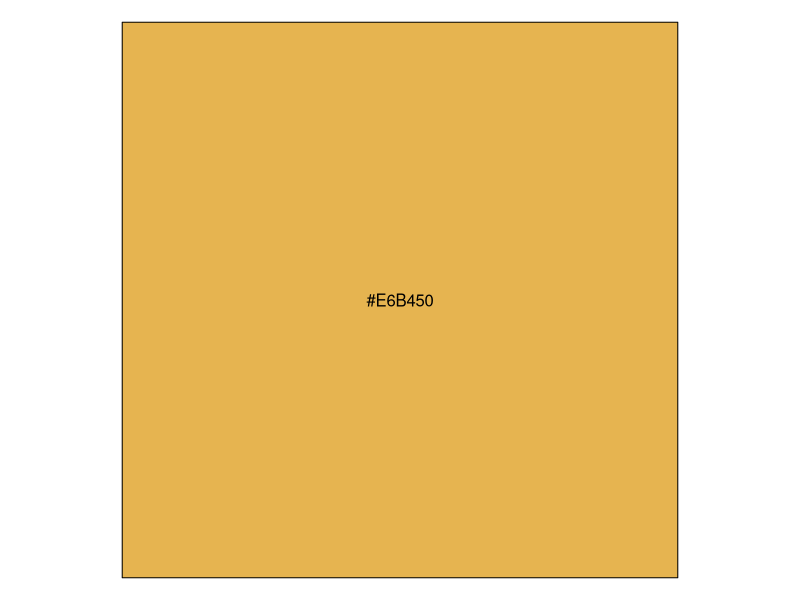
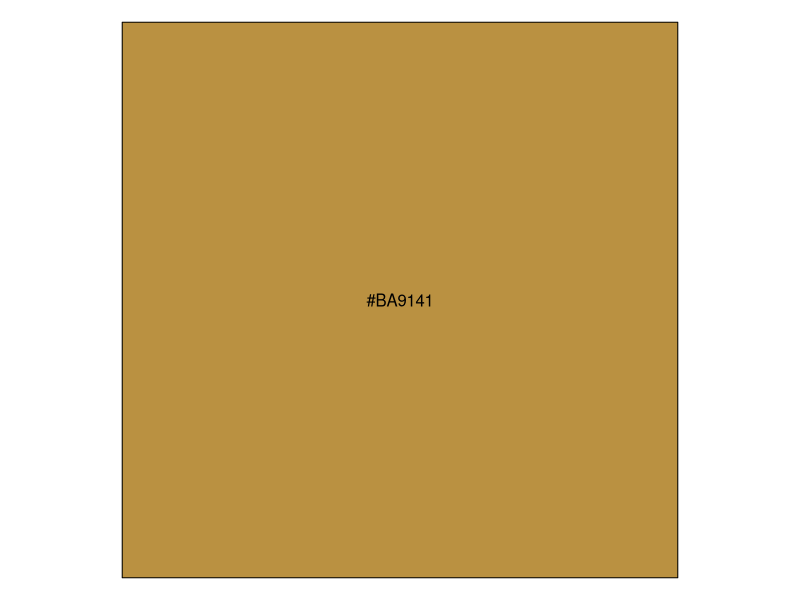

Reproduce these figures in R, in order. (Note: this script raises an error after producing the figures.)
#This script generates figures and runs statistical analysis to look for enrichment of core/accessory/singleton genes relative to genomic location (distance to telo. ends)

#load libraries
library(tidyverse)
library(fs)
library(dplyr)
library(cowplot)
library(scales)

#set wd
setwd("~/Desktop/Afumigatus_pangenome-master/Pangenome_analysis/Subtelo_analysis/")

#set pallet
singleton_col<- "#316A6E"
#accessory_col<- "#BA9141"
#w/ increased contrast
accessory_col<- "#E6B450"
#core_col<- "#806633"
#w/ increased contrast
core_col<- "#665229"
#check
show_col(accessory_col)
show_col("#BA9141")

data_dir = "reports"
obs_tsv_files <- fs::dir_ls(data_dir, regexp = "\\.observed_50k.tsv$")
obsdata <- obs_tsv_files %>% map_dfr(read_tsv,show_col_types = FALSE)

obsAdd <- obsdata %>% mutate(SOURCE = "SubTelomere")

rand_tsv_files <- fs::dir_ls(data_dir, regexp = "\\.random_50k.tsv$")
rand_data <- rand_tsv_files %>% map_dfr(read_tsv,show_col_types = FALSE)

randAdd <- rand_data %>% mutate(SOURCE="Random")

teloGeneType <- bind_rows(obsAdd,randAdd) %>% filter (TOTAL >0) %>% mutate(ratio = CORE / ACCESSORY,
                                                                           COREP = CORE / TOTAL,
                                                                           ACCESSORYP = ACCESSORY / TOTAL,
                                                                           SINGLEP = SINGLETON / TOTAL,
                                                                           DISPENSABLE=ACCESSORY+SINGLETON,
                                                                           DISPENSABLEP=(ACCESSORY+SINGLETON)/TOTAL)



###PLOTS 

###SINGLETONS###

##significant?
#check normalcy
teloGeneType %>% filter(SINGLETON!= 0) %>% filter(SOURCE== "SubTelomere") %>% shapiro_test(SINGLETON)
#not normal
teloGeneType %>% filter(SINGLETON!= 0) %>% filter(SOURCE== "Random") %>% shapiro_test(SINGLETON)
#not normal

#test variance
var.test(SINGLETON ~ SOURCE, data = teloGeneType %>% filter(SINGLETON!= 0), 
         alternative = "two.sided") #var not equal

#data is not normal, use wilcox rank sum test
wilcox_singleton<- wilcox.test(SINGLETON ~ SOURCE,
                               data   = teloGeneType %>% filter(SINGLETON!= 0), 
                               alternative = "two.sided", 
                               paired = FALSE)

wilcox_singleton$p.value
#P_val<- as.character(paste("",format(wilcox_singleton$p.value, scientific = TRUE, digits = 2)))


#plot
singleton_densi<- ggplot(teloGeneType %>% filter(SINGLETON!= 0), aes(x=SINGLETON, fill=SOURCE)) + 
    geom_density(alpha=.8) + 
  xlab("n singleton gene fams in 50kb windows")+
  scale_fill_manual(values=c("#4D4D4D", singleton_col))+ #need to change scale - very difficult to read. 
theme(text=element_text(size=12), panel.grid.major = element_blank(), panel.grid.minor = element_blank(), panel.background = element_blank(),
      legend.position = "right", 
      legend.title=element_blank())+
  labs(y = "Density")
  #add pvalue
temp<- teloGeneType %>% filter(SINGLETON!= 0)
x_pos<- median(unique(temp$SINGLETON))
singleton_densi<- singleton_densi+ annotate(geom="text", label = paste0("italic(p)", "==", format(wilcox_singleton$p.value, scientific = TRUE, digits = 2)), parse = TRUE,x=3,y=7.5,size=3)

singleton_densi



singleton_box <- ggplot(teloGeneType %>% filter(SINGLEP!= 0),aes(x=SOURCE,y=SINGLEP,fill=SOURCE)) + geom_boxplot(outlier.colour="black", outlier.shape=16, outlier.size=2, notch=FALSE, alpha=.8) +
  scale_fill_manual(values=c("#4D4D4D", singleton_col))+ 
  ylab("% singleton gene fams in 50kb windows") + xlab(NULL) +
  theme(text=element_text(size=12), panel.grid.minor = element_blank(),
        legend.position = "right", 
        legend.key = element_blank(),
        panel.background = element_rect(fill = "white", colour = "black",
                                        size = 1, linetype = "solid"),
        panel.grid.major = element_line(size = 0.25, linetype = 'solid',
                                        colour = "light grey"),
        legend.title=element_blank())
  singleton_box




###Accessory###
  ##significant?
  #check normalcy
  teloGeneType %>% filter(ACCESSORY!= 0) %>% filter(SOURCE== "SubTelomere") %>% shapiro_test(ACCESSORY)
  #not normal
  teloGeneType %>% filter(ACCESSORY!= 0) %>% filter(SOURCE== "Random") %>% shapiro_test(ACCESSORY)
  #dataframe too large (see table) but SubTelomere not normal anyway, use wilcox
  test<- table(teloGeneType$ACCESSORY, teloGeneType$SOURCE)
  
  #test variance
  var.test(ACCESSORY ~ SOURCE, data = teloGeneType %>% filter(ACCESSORY!= 0), 
           alternative = "two.sided") #var not equal
  
  #data is not normal, use wilcox rank sum test
  wilcox_accessory<- wilcox.test(ACCESSORY ~ SOURCE,
                                 data   = teloGeneType %>% filter(ACCESSORY!= 0), 
                                 alternative = "two.sided", 
                                 paired = FALSE)
  wilcox_accessory
  wilcox_accessory$p.value

  
#generate plot  
accessory_densi<- ggplot(teloGeneType %>% filter(ACCESSORY!= 0), aes(x=ACCESSORY, fill=SOURCE))+ 
geom_density(alpha=.8) + 
  xlab("n accessory gene fams in 50kb windows")+
  scale_fill_manual(values=c("#4D4D4D", accessory_col))+ #need to change scale - very difficult to read. 
  theme(text=element_text(size=12), panel.grid.major = element_blank(), panel.grid.minor = element_blank(), panel.background = element_blank(),
        legend.position = "right",
        legend.title=element_blank()) +
  labs(y = "Density")
temp<- teloGeneType %>% filter(ACCESSORY!= 0)
x_pos<- median(unique(temp$ACCESSORY))
accessory_densi<- accessory_densi+ annotate(geom="text", label = paste0("italic(p)", "==", signif(wilcox_accessory$p.value, digits = 3)), parse = TRUE,x=10,y=0.9,size=3)

accessory_densi 


#box plots
accessory_box <- ggplot(teloGeneType %>% filter(ACCESSORYP!= 0),aes(x=SOURCE,y=ACCESSORYP,fill=SOURCE)) + geom_boxplot(outlier.colour="black", outlier.shape=16, outlier.size=2, notch=FALSE, alpha=.8) + 
ylab("% accessory gene fams in 50kb windows") + xlab(NULL)+   scale_fill_manual(values=c("#4D4D4D", accessory_col))+ 
  theme(text=element_text(size=12), panel.grid.minor = element_blank(),
        legend.position = "right", 
        legend.key = element_blank(),
        panel.background = element_rect(fill = "white", colour = "black",
                                        size = 1, linetype = "solid"),
        panel.grid.major = element_line(size = 0.25, linetype = 'solid',
                                        colour = "light grey"),
        legend.title=element_blank())

accessory_box

#Accessory genes enriched in subtelomeres 



###CORE###
##significant?
#check normalcy
teloGeneType %>% filter(CORE!= 0) %>% filter(SOURCE== "SubTelomere") %>% shapiro_test(CORE)
#not normal
teloGeneType %>% filter(CORE!= 0) %>% filter(SOURCE== "Random") %>% shapiro_test(CORE)
#dataframe too large (see table) but SubTelomere not normal anyway, use wilcox
test<- table(teloGeneType$CORE, teloGeneType$SOURCE)

#test variance
var.test(CORE ~ SOURCE, data = teloGeneType %>% filter(CORE!= 0), 
         alternative = "two.sided") #var not equal

#data is not normal, use wilcox rank sum test
wilcox_core<- wilcox.test(CORE ~ SOURCE,
                          data   = teloGeneType %>% filter(CORE!= 0), 
                          alternative = "two.sided", 
                          paired = FALSE)
#difference is significant
wilcox_core
wilcox_core$p.value


#render plot
core_densi <- ggplot(teloGeneType %>% filter(CORE!= 0), aes(x=COREP, fill=SOURCE)) + 
  geom_density(alpha=.8) + 
  xlab("n core gene fams in 50kb windows")+
  scale_fill_manual(values=c("#4D4D4D", core_col))+ #need to change scale - very difficult to read. 
  theme(text=element_text(size=12), panel.grid.major = element_blank(), panel.grid.minor = element_blank(), panel.background = element_blank(),
        legend.position = "right",
        legend.title=element_blank())+
  labs(y = "Density")
temp<- teloGeneType %>% filter(CORE!= 0)
#x_pos<- median(unique(temp$CORE))
core_densi<- core_densi+ annotate(geom="text", label = paste0("italic(p)", "==", signif(wilcox_core$p.value, digits = 3)), parse = TRUE,x=0.4,y=10,size=3)
core_densi


core_box <- ggplot(teloGeneType %>% filter(COREP!= 0),aes(x=SOURCE,y=COREP,fill=SOURCE)) + geom_boxplot(outlier.colour="black", outlier.shape=16,outlier.size=2, notch=FALSE, alpha=.8)+
ylab("% core gene fams in 50kb windows") + xlab(NULL)+   scale_fill_manual(values=c("#4D4D4D", core_col))+ 
  theme(text=element_text(size=12), panel.grid.minor = element_blank(),
        legend.position = "right", 
        legend.key = element_blank(),
        panel.background = element_rect(fill = "white", colour = "black",
                                        size = 1, linetype = "solid"),
        panel.grid.major = element_line(size = 0.25, linetype = 'solid',
                                        colour = "light grey"),
        legend.title=element_blank())
core_box
#core genes are depleted in the subtelomeres



###make compound figure###
p<- cowplot::plot_grid(core_densi, core_box,
                       accessory_densi, accessory_box,
                       singleton_densi, singleton_box,
                       align = 'h',
                       nrow = 3, 
                       ncol = 2,
                       rel_widths = c(.8,.8,.8), 
                       labels = c('A', 'B', 'C', 'D', 'E', 'F'))
p
ggsave(file="../sub_teleo_plot_50.pdf",device="pdf", p, width=10, height=10, units="in")



#get total counts in sub telo. vs overall. 
core_random<- data.frame(teloGeneType %>% filter(CORE!= 0) %>% filter(SOURCE== "Random"))
n_CORE_random<- sum(core_random$CORE)
n_CORE_random #2,095,777

core_SubTelomere<- data.frame(teloGeneType %>% filter(CORE!= 0) %>% filter(SOURCE== "SubTelomere"))
n_CORE_SubTelomere<- sum(core_SubTelomere$CORE)
n_CORE_SubTelomere #6,472
#out of 2,102,249 core genes detected on 50kb + scaffolds 6,472 were subtelomeric, which is significantly depleted over random. 
#assuming there are 8866 core genes what kind of ratio do we get for 50kb scaffolds?
2102249/8866 #237.114


#accessory
accessory_random<- data.frame(teloGeneType %>% filter(ACCESSORY!= 0) %>% filter(SOURCE== "Random"))
n_ACCESSORY_random<- sum(accessory_random$ACCESSORY)
n_ACCESSORY_random #260,332

accessory_SubTelomere<- data.frame(teloGeneType %>% filter(ACCESSORY!= 0) %>% filter(SOURCE== "SubTelomere"))
n_ACCESSORY_SubTelomere<- sum(accessory_SubTelomere$ACCESSORY)
n_ACCESSORY_SubTelomere #1,867
#out of 262,199 accessory genes detected on 50kb + scaffolds 1,867 were subtelomeric, which is significantly enriched over random. 

#assuming there are 4334 accessory genes what kind of ratio do we get for 50kb scaffolds?
262199/4334 #60.498


#singleton
singleton_random<- data.frame(teloGeneType %>% filter(SINGLETON!= 0) %>% filter(SOURCE== "Random"))
n_SINGLETON_random<- sum(singleton_random$SINGLETON)
n_SINGLETON_random #1,277

singleton_SubTelomere<- data.frame(teloGeneType %>% filter(SINGLETON!= 0) %>% filter(SOURCE== "SubTelomere"))
n_SINGLETON_SubTelomere<- sum(singleton_SubTelomere$SINGLETON)
n_SINGLETON_SubTelomere #14
#out of 1241 singletons detected on 50kb + scaffolds 14 were subtelomeric, which is significantly enriched over random. 

#assuming there are 2109 singleton genes what kind of ratio do we get for 50kb scaffolds?
(1241/2109) *260 #0.588
